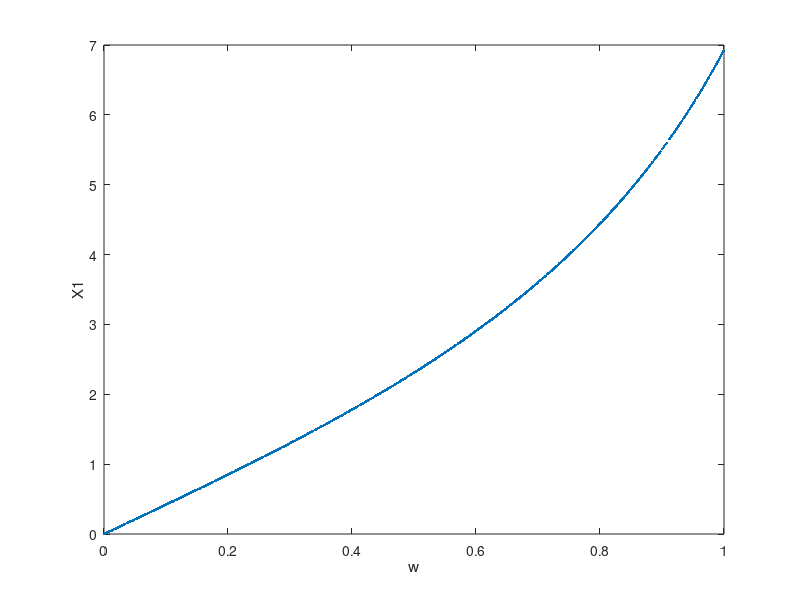
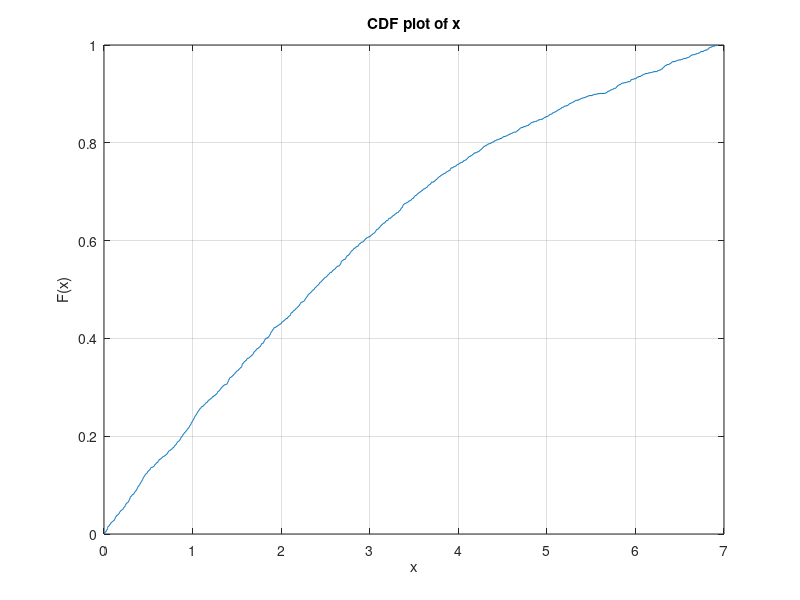
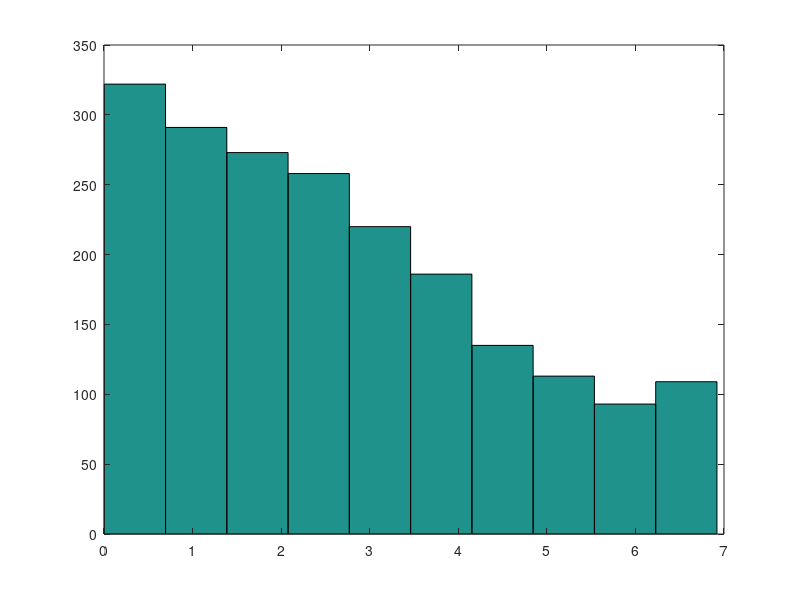
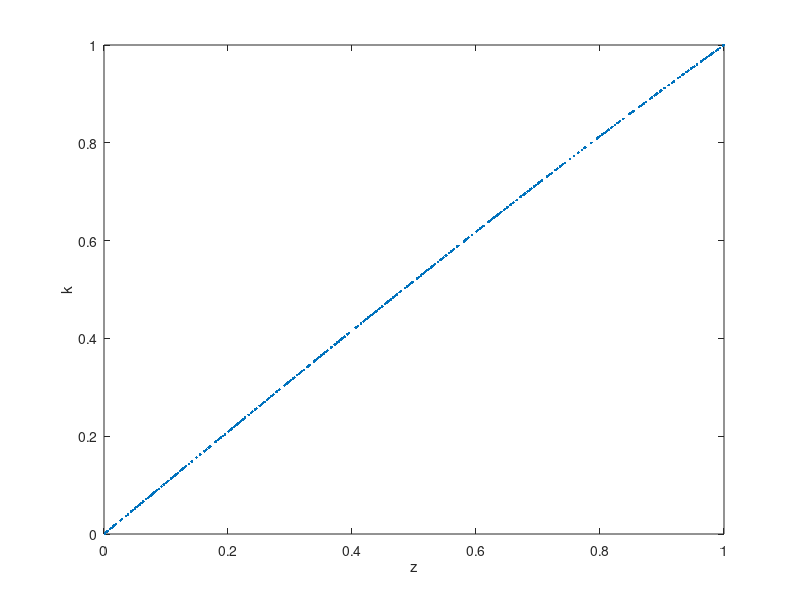

MATLAB code for these plots, in order:
clc
clear all
close all
for i=1:2000
    w(i) = rand(1);
 
    X1(i) = 4*tan(pi*w(i)/3);
end
%plot X1
        figure
        plot(w,X1,'.');
        xlabel('w');
        ylabel('X1');
 
    %plot CDF of X1
        figure
        cdfplot(X1);
        figure
        hist(X1);
        for i=1:500
            z(i)=rand(1);
            k(i)=2*sin(pi*z(i)/6);
        end
        figure
        plot(z,k,'.');
        xlabel('z');
        ylabel('k');
 
    %plot CDF of k
        figure
        cdfplot(k);
        figure
        hist(k);

